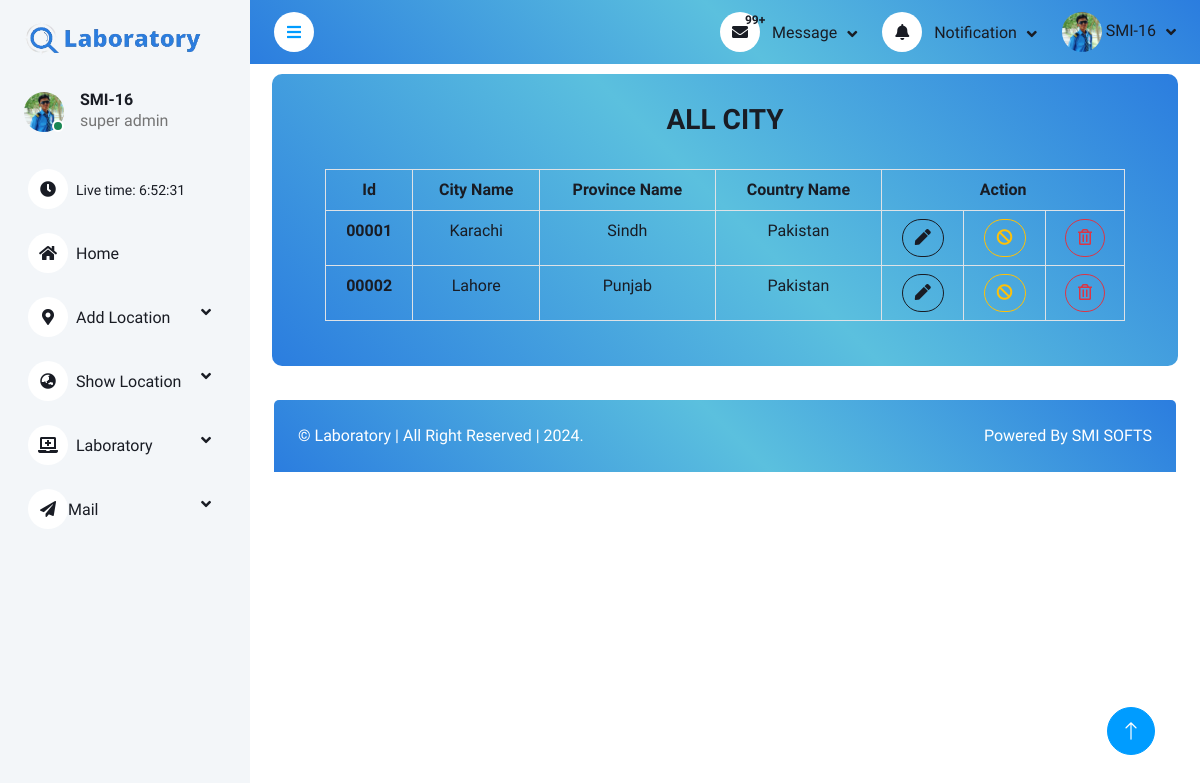
Page /Dashborads/show.location.php?id=city (signed in) on the committed database.
### tables this page shows
CREATE TABLE `signup` (
  `id` int(5) UNSIGNED ZEROFILL NOT NULL,
  `userName` varchar(20) DEFAULT NULL,
  `userEmail` varchar(50) DEFAULT NULL,
  `userFullName` varchar(50) DEFAULT NULL,
  `userimage` varchar(50) DEFAULT NULL,
  `userCNIC` varchar(20) DEFAULT NULL,
  `userPhone` varchar(15) DEFAULT NULL,
  `userReligion` varchar(20) DEFAULT NULL,
  `userGender` varchar(10) DEFAULT NULL,
  `userCity` varchar(30) DEFAULT NULL,
  `userCountry` varchar(30) DEFAULT NULL,
  `userAddress` varchar(50) DEFAULT NULL,
  `userPassword` varchar(70) NOT NULL,
  `Role` varchar(15) DEFAULT 'User',
  `Status` varchar(10) NOT NULL
);

CREATE TABLE `cities` (
  `id` int(5) UNSIGNED ZEROFILL NOT NULL,
  `city_Name` varchar(30) DEFAULT NULL,
  `Province_Id` int(5) UNSIGNED ZEROFILL DEFAULT NULL,
  `Country_Id` int(5) UNSIGNED ZEROFILL DEFAULT NULL
);

CREATE TABLE `province` (
  `province_Id` int(5) UNSIGNED ZEROFILL NOT NULL,
  `province_Name` varchar(30) DEFAULT NULL,
  `Country_Id` int(5) UNSIGNED ZEROFILL DEFAULT NULL
);

CREATE TABLE `countries` (
  `Country_Id` int(5) UNSIGNED ZEROFILL NOT NULL,
  `country_Name` varchar(20) DEFAULT NULL,
  `regions_id` int(5) UNSIGNED ZEROFILL DEFAULT NULL
);

### Dashborads/show.location.php (the view, shortened to what the rows shown need)
<?php
require("auth/auth.check.php");
?>
<?php require("includes/header.inc.php"); ?>
<?php require("components/navbar.php"); ?>
<?php require("components/sidebar.php"); ?>
<section class="section-back">
    <div class="container-fluid pt-4 px-4">
        <?php
        if ($_GET['id'] == "region") { ?>
            <h3 class="text-dark text-center text-uppercase">All Region</h3>
            <div class="col-sm-12 col-xl-12">
                <div class=" rounded h-100 p-4 table-scrollable">
                    <table class="table table-hover table-bordered text-dark text-center" style="width:100%;">
                        <thead>
                            <tr>
                                <th>Id</th>
                                <th>Region Name</th>
                                <th colspan="3">Action</th>
                            </tr>
                        </thead>
                        <tbody>
                            <?php
                            $select = "SELECT * FROM `regions`";
                            $res = mysqli_query($conn, $select);
                            if (mysqli_num_rows($res) > 0) {
                                while ($row = mysqli_fetch_assoc($res)) { ?>
                                    <tr>
                                        <th><?php echo $row['id'] ?></th>
                                        <td><?php echo $row['Region_Name'] ?></td>
                                        <td><a href="country.edit.php?id=<?php echo $row['id'] ?>" class="btn btn-outline-dark rounded-pill text-center"><i class="fas fa-pen"></i></a></td>
                                        <td><a href="country.disable.php?id=<?php echo $row['id'] ?>" class="btn btn-outline-warning rounded-pill"><i class="fas fa-ban"></i></a></td>
                                        <td><a href="country.delete.php?id=<?php echo $row['id'] ?>" class="btn btn-outline-danger rounded-pill"><i class="far fa-trash-alt"></i></a></td>
                                    </tr>
                                <?php }
                            } else { ?>
                                <td colspan="17" class="text-center"><i class="far fa-times-circle fa-3x"></i>
                                    <h4>No Record Found</h4>
                                </td>
                            <?php }
                            ?>
                        </tbody>
                    </table>
                </div>
            </div>
        <?php } elseif ($_GET['id'] == "city") {
        ?>
            <div class="col-sm-12 col-xl-12">
                <div class=" rounded h-100 p-4 table-scrollable">
                    <table class="table table-hover table-bordered text-dark text-center" style="width:100%;">
                        <thead>
                            <tr>
                                <th>Id</th>
                                <th>City Name</th>
                                <th>Province Name</th>
                                <th>Country Name</th>
                                <th colspan="3">Action</th>
                            </tr>
                        </thead>
                        <tbody>
                            <?php
                            $select = "SELECT * FROM cities JOIN countries ON countries.Country_Id = cities.Country_Id JOIN province ON province.province_Id = cities.Province_Id;";
                            $res = mysqli_query($conn, $select);
                            if (mysqli_num_rows($res) > 0) {
                                while ($row = mysqli_fetch_assoc($res)) { ?>
                                    <tr>
                                        <th><?php echo $row['id'] ?></th>
                                        <td><?php echo $row['city_Name'] ?></td>
                                        <td><?php echo $row['province_Name'] ?></td>
                                        <td><?php echo $row['country_Name'] ?></td>
                                        <td><a href="city.edit.php?id=<?php echo $row['id'] ?>" class="btn btn-outline-dark rounded-pill text-center"><i class="fas fa-pen"></i></a></td>
                                        <td><a href="city.disable.php?id=<?php echo $row['id'] ?>" class="btn btn-outline-warning rounded-pill"><i class="fas fa-ban"></i></a></td>
                                        <td><a href="user.delete.php?id=<?php echo $row['id'] ?>" class="btn btn-outline-danger rounded-pill"><i class="far fa-trash-alt"></i></a></td>
                                    </tr>
                                <?php }
                            } else { ?>
                                <td colspan="17" class="text-center"><i class="far fa-times-circle fa-3x"></i>
                                    <h4>No Record Found</h4>
                                </td>
                            <?php }
                            ?>
                        </tbody>
                    </table>
                </div>
            </div>
        <?php }
        ?>
    </div>
</section>
</div>
<?php require("includes/footer.inc.php");
?>

### Dashborads/components/navbar.php (shortened to what the rows shown need)
<?php
$id = 0;
if (isset($_SESSION['userDetails'])) {
    $userDetail = $_SESSION['userDetails'];
    $id = (int) $userDetail['userId'];
} else if (isset($_SESSION['testerDetails'])) {
    $testerDetails = $_SESSION['testerDetails'];
    $tester_id = (int) $testerDetails['testerId'];
}
?>
<nav class="navbar navbar-expand bg-light navbar-light sticky-top px-4 py-0" style="background-image: linear-gradient(45deg, #2B7DDF 0%, #5bc0de 51%, #2B7DDF 100%);">
    <div class="navbar-nav align-items-center ms-auto">
        <div class="nav-item dropdown">
            <?php
            if (isset($testerDetails['Role']) == "Tester") {
                $query = mysqli_query($conn, "SELECT * FROM `signup_tester` where TesterId = $tester_id");
                if (mysqli_num_rows($query) > 0) {
                    $row = mysqli_fetch_assoc($query); ?>
                    <a href="#" class="nav-link dropdown-toggle" data-bs-toggle="dropdown">
                        <?php if (isset($row['Testerimage'])) { ?>
                            <img class="rounded-circle" src="assets/img/testerImages/<?php echo $row['Testerimage'] ?>" alt="" style="width: 40px; height: 40px;">
                        <?php } else { ?>
                            <img class="rounded-circle" src="assets/img/testerImages/user.png" alt="" style="width: 40px; height: 40px;">
                    <?php }
                    } ?>
                    <span class="d-none d-lg-inline-flex"><?php echo $testerDetails['testerName'] ?></span>
                    </a>
                    <div class="dropdown-menu dropdown-menu-end bg-light border-0 rounded-0 rounded-bottom m-0">
                        <?php $select = mysqli_query($conn, "Select * from signup_tester");
                        $row = mysqli_fetch_assoc($select);
                        if ($row["Code"] !== "") { ?>
                            <a href="profile.php?P_id=tester" class="dropdown-item">My Profile</a>
                        <?php }
                        if ($row['Status'] == "Pending") { ?>
                            <a href="auth/auth.logout.php" class="dropdown-item">Log Out</a>
                    </div>
                <?php } else { ?>
                    <a href="../index.php" class="dropdown-item">Wesbite</a>
                    <a href="#" class="dropdown-item">Settings</a>
                    <a href="auth/auth.logout.php" class="dropdown-item">Log Out</a>
                <?php } ?>
                <?php
            }
            else {
                $query = mysqli_query($conn, "SELECT * FROM `signup` where id = $id");
                if (mysqli_num_rows($query) > 0) {
                    $row = mysqli_fetch_assoc($query); ?>
                    <a href="#" class="nav-link dropdown-toggle" data-bs-toggle="dropdown">
                        <?php if (isset($row['userimage'])) { ?>
                            <img class="rounded-circle" src="assets/img/UserImages/<?php echo $row['userimage'] ?>" alt="" style="width: 40px; height: 40px;">
                        <?php } else { ?>
                            <img class="rounded-circle" src="./assets/img/user.png" alt="" style="width: 40px; height: 40px;">
                    <?php }
                    } ?>
                    <span class="d-none d-lg-inline-flex"><?php echo $userDetail['userName'] ?></span>
                    </a>
                <?php } ?>
        </div>
    </div>
</nav>

### Dashborads/components/sidebar.php (shortened to what the rows shown need)
<div class="sidebar pe-4 pb-3">
    <nav class="navbar bg-light navbar-light">
        <a href="index.php" class="navbar-brand mx-4 mb-3 d-block">
            <h1><img src="assets/img/sidebar.png" width="100%" style="position: relative;" alt="logo" class="logo"></h1>
        </a>
        <div class="d-flex align-items-center ms-4 mb-4">
            <div class="position-relative">
                <?php
                if (isset($testerDetails['Role'])  == "Tester") {
                    $query = mysqli_query($conn, "SELECT * FROM `signup_tester` where TesterId = $tester_id");
                    if (mysqli_num_rows($query) > 0) {
                        $row = mysqli_fetch_assoc($query);
                        if (isset($row['Testerimage'])) { ?>
                            <img class="rounded-circle" src="assets/img/testerImages/<?php echo $row['Testerimage'] ?>" alt="" style="width: 40px; height: 40px;">
                        <?php } else { ?>
                            <img class="rounded-circle" src="./assets/img/user.png" alt="" style="width: 40px; height: 40px;">
                        <?php } ?>
                        <div class="bg-success rounded-circle border border-2 border-white position-absolute end-0 bottom-0 p-1"></div>
            </div>
        <?php } ?>
        <div class="ms-3">
            <h6 class="mb-0"><?php echo $testerDetails['testerName'] ?></h6>
            <span><?php echo $testerDetails['Role'] ?></span>
        </div>
        <?php  } else {
                    $query = mysqli_query($conn, "SELECT * FROM `signup` where id = $id");
                    if (mysqli_num_rows($query) > 0) {
                        $row = mysqli_fetch_assoc($query);
                        if (isset($row['userimage'])) { ?>
                <img class="rounded-circle" src="assets/img/userImages/<?php echo $row['userimage'] ?>" alt="" style="width: 40px; height: 40px;">
            <?php } else { ?>
                <img class="rounded-circle" src="./assets/img/user.png" alt="" style="width: 40px; height: 40px;">
            <?php } ?>
            <div class="bg-success rounded-circle border border-2 border-white position-absolute end-0 bottom-0 p-1"></div>
        </div>
    <?php } ?>
    <div class="ms-3">
        <h6 class="mb-0"><?php echo $userDetail['userName'] ?></h6>
        <span><?php echo $userDetail['Role'] ?></span>
    </div>
<?php } ?>
</div>
</nav>
</div>

### rows in the picture
signup: userimage (picture), userName "SMI-16", Role "super admin"
cities: id "00001", city_Name "Karachi", Province_Id.province_Name "Sindh", Country_Id.country_Name "Pakistan"
cities: id "00002", city_Name "Lahore", Province_Id.province_Name "Punjab", Country_Id.country_Name "Pakistan"
